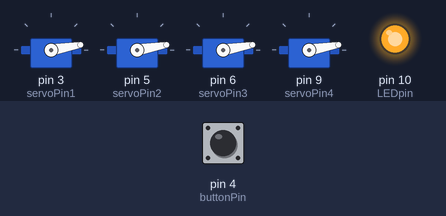
Bench run of a sketch on a simulated Arduino Uno, built with avr-gcc and run on an emulated ATmega328P. On the bench: 4 × servo, output pins drawn as LEDs (lit = HIGH). The inputs (shaded band) are chosen by the test bench; at power-on: pin 4 (buttonPin) LOW.

Above: at 0.1 s.
At 30.1 s:
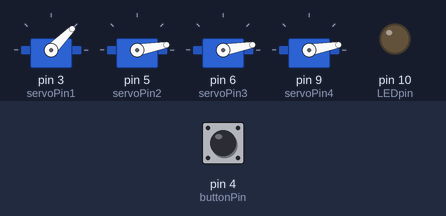
At 41.1 s:
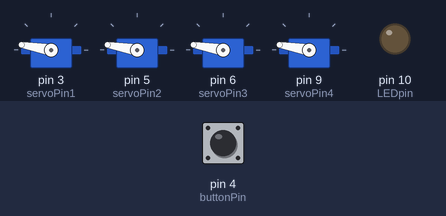
Timing chart, 0 to 42.6 s (numbered marks = the images above):
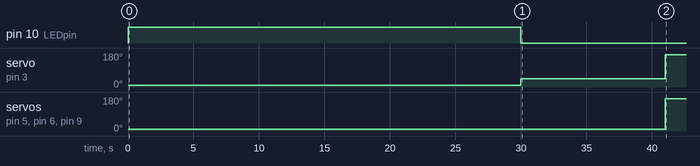

Measured:
- by itself, servo on pin 3 (servoPin1): 10° → 45° at 30.0 s, → 170° 11.0 s later
- by itself, servo on pin 5 (servoPin2), servo on pin 6 (servoPin3), servo on pin 9 (servoPin4): 10° → 170° at 41.0 s

The sketch:

Launchpad.ino
```cpp
#include <Servo.h>
Servo clamp1;
Servo clamp2;
Servo clamp3;
Servo clamp4;
int servoPin1 = 3;
int servoPin2 = 5;
int servoPin3 = 6;
int servoPin4 = 9;
int mosfetPin = 8;
int buttonPin = 4;
int LEDpin = 10;
int buttonState = 0;
void setup() {
  // put your setup code here, to run once:
//setup servos
clamp1.attach(servoPin1);
clamp2.attach(servoPin2);
clamp3.attach(servoPin3);
clamp4.attach(servoPin4);
//Button input
pinMode(buttonPin, INPUT);
//Mosfet stuff
//digitalWrite(mosfetPin, LOW);
//LED stuff
pinMode(LEDpin, OUTPUT);
digitalWrite(LEDpin, HIGH); //lights up when loading
//set starting position
clamp1.write(10);
clamp2.write(10);
clamp3.write(10);
clamp4.write(10);
//wait 30 seconds to load
delay(30000);
digitalWrite(LEDpin, LOW);
countDown();
}
void countDown(){
  //Launch Countdown
buttonState = digitalRead(buttonPin);
if (buttonState == LOW) {//I don't frickin know the code for a button press, but if the button's pressed, continue the countdown
    clamp1.write(45);
    digitalWrite(LED_BUILTIN, HIGH);
    for(int i = 10; i>-1; i--){
    delay(1000);
    digitalWrite(LED_BUILTIN, LOW);

    }
    //digitalWrite(mosfetPin, HIGH); //fires the mosfet, rocket go boom
    clamp1.write(170);
    clamp2.write(170);
    clamp3.write(170);
    clamp4.write(170);
  }
else{
  delay(10);
  countDown();
  }
}
void loop() {
}
```
